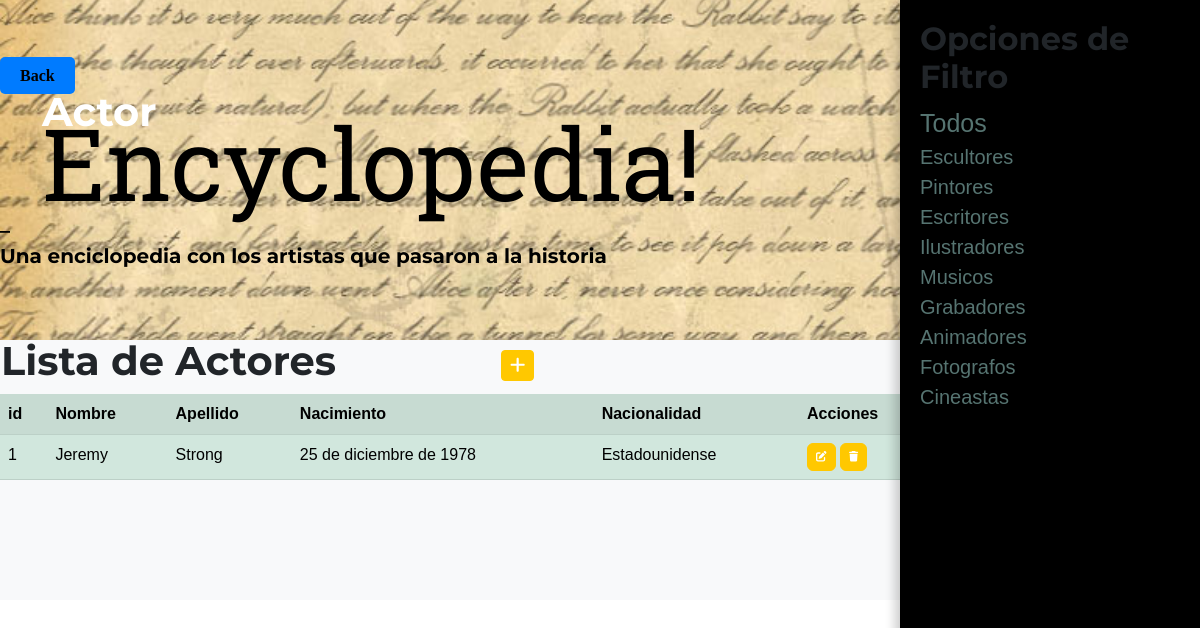
/encyclopedia/actor/, run on the app's committed database.
### Salute_dEncyclopedia/models.py (models this page shows, shortened)
class Actor(models.Model):
    nombre = models.CharField(max_length=50)
    apellido = models.CharField(max_length=50)
    nacimiento = models.DateField(default="Desconocido")
    profesion = models.CharField(max_length=50, default='Sin profesión especificada')
    nacionalidad = models.CharField(max_length=50, default='Sin nacionalidad especificada')
    class Meta:
        verbose_name = "Actor"
        verbose_name_plural = "Actores"

### Salute_dEncyclopedia/views.py (the view)
# urls.py: path('actor/', ActorList.as_view(), name="Actor"),
def actor(request):
    contexto = {"Actores": Actor.objects.all()}
    return render(request, "Salute_dEncyclopedia/actor.html", contexto)

### Salute_dEncyclopedia/templates/Salute_dEncyclopedia/actor.html (shortened to what this page needs)
{% extends "Salute_dEncyclopedia/base.html" %}
{% load static %}
{% block titulo %}
<h1>Actor</h1>
{% endblock titulo %}
{% block contenido %}
<!DOCTYPE html>
<html>
<head>
</head>
<body>
    <div id="filters-panel">
        <div id="filters-content">
            <h2>Opciones de Filtro</h2>
            <a class="link" href="{% url 'Salute_dEncyclopedia:Encyclopedia' %}" style="color: rgb(86, 116, 113); display: block;
            text-decoration: none; font-size: 25px;">Todos</a>
            <a class="link" href="{% url 'Salute_dEncyclopedia:Escultor' %}" style="color: rgb(86, 116, 113); display: block;
             text-decoration: none; font-size: 20px;">Escultores</a>
            <a class="link" href="{% url 'Salute_dEncyclopedia:Pintor' %}" style="color: rgb(86, 116, 113); display: block;
             text-decoration: none; font-size: 20px;">Pintores</a>
            <a class="link" href="{% url 'Salute_dEncyclopedia:Escritor' %}" style="color: rgb(86, 116, 113); display: block;
             text-decoration: none; font-size: 20px;">Escritores</a>
            <a class="link" href="{% url 'Salute_dEncyclopedia:Ilustrador' %}" style="color: rgb(86, 116, 113); display: block;
             text-decoration: none; font-size: 20px;">Ilustradores</a>
            <a class="link" href="{% url 'Salute_dEncyclopedia:Musico' %}" style="color: rgb(86, 116, 113); display: block;
             text-decoration: none; font-size: 20px;">Musicos</a>
            <a class="link" href="{% url 'Salute_dEncyclopedia:Grabador' %}" style="color: rgb(86, 116, 113); display: block;
             text-decoration: none; font-size: 20px;">Grabadores</a>
            <a class="link" href="{% url 'Salute_dEncyclopedia:Animador' %}" style="color: rgb(86, 116, 113); display: block;
             text-decoration: none; font-size: 20px;">Animadores</a>
            <a class="link" href="{% url 'Salute_dEncyclopedia:Fotografo' %}" style="color: rgb(86, 116, 113); display: block;
             text-decoration: none; font-size: 20px;">Fotografos</a>
            <a class="link" href="{% url 'Salute_dEncyclopedia:Cineasta' %}" style="color: rgb(86, 116, 113); display: block;
             text-decoration: none; font-size: 20px;">Cineastas</a>
        </div>
    </div>
</body>
</html>
<table>
    <tr>
        <td width="500"><h1>Lista de Actores</h1></td>
        <td>
            <a
            href="{% url 'Salute_dEncyclopedia:create_actor'%}"
            class="btn btn-primary btn-sm"
            ><i class="fa fa-plus fa-lg" title="New Record"> </i>
            </a>
        </td>
    </tr>
</table>
<table class="table table-success table-striped">
    <tr>
        <th>id</th>
        <th>Nombre</th>
        <th>Apellido</th>
        <th>Nacimiento</th>
        <th>Nacionalidad</th>
        <th>Acciones</th>
    </tr>
{% for ac in Actores %}
    <tr>
        <td>{{ ac.id }}</td>
        <td>{{ ac.nombre }}</td>
        <td>{{ ac.apellido }}</td>
        <td>{{ ac.nacimiento }}</td>
        <td>{{ ac.nacionalidad }}</td>
        <td>
            <a
            href="{% url 'Salute_dEncyclopedia:update_actor' ac.id %}"
            class="btn btn-primary"
            style="--bs-btn-padding-y: .25rem; --bs-btn-padding-x: .5rem; --bs-btn-font-size: .75rem;"
            ><i class="fa fa-edit fa-sm" title="Edit Record"></i>
            </a>
            <a
                href="{% url 'Salute_dEncyclopedia:delete_actor' ac.id %}"
                class="btn btn-primary"
                style="--bs-btn-padding-y: .25rem; --bs-btn-padding-x: .5rem; --bs-btn-font-size: .75rem;"
                ><i class="fa fa-trash fa-sm" title="Delete"></i>
                </a>
        </td>
    </tr>
{% endfor %}
</table>
{% endblock contenido %}

### Salute_dEncyclopedia/templates/Salute_dEncyclopedia/actor.html (style rules this page uses)
body { margin: 0; padding: 0; font-family: Arial, sans-serif; }
#filters-panel { position: fixed; top: 0; right: 0; width: 300px; height: 100vh; background-color: #000000; box-shadow: -5px 0px 10px rgba(0, 0, 0, 0.2); }
#filters-content { padding: 20px; }

### data on the page
Actor: id "1", nombre "Jeremy", apellido "Strong", nacimiento "25 de diciembre de 1978", nacionalidad "Estadounidense"
